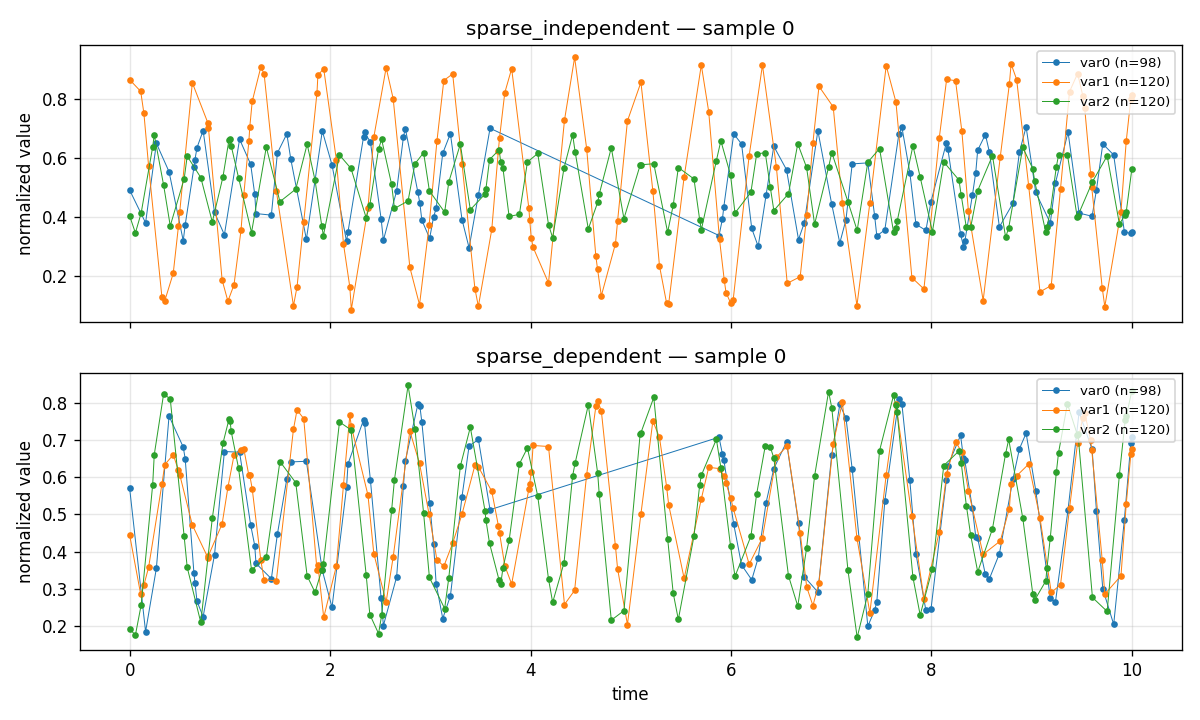

This chart was generated by the following Python code:
"""Smoke-test plot: one sample per regime, overlaying all variates with
async timestamps and the forbidden long-gap interval visible."""

from pathlib import Path

import matplotlib
matplotlib.use("Agg")
import matplotlib.pyplot as plt
import numpy as np
from datasets import load_from_disk

ROOT = Path(__file__).resolve().parent / "data"
SAMPLE_IDX = 0

fig, axes = plt.subplots(2, 1, figsize=(10, 6), sharex=True)

for ax, regime in zip(axes, ("sparse_independent", "sparse_dependent")):
    ds = load_from_disk(str(ROOT / regime / "train"))
    row = ds[SAMPLE_IDX]
    n_obs = row["n_obs_per_var"]
    target = np.array(row["target"], dtype=np.float32)
    ts = np.array(row["timestamp"], dtype=np.float32)

    offsets = np.concatenate([[0], np.cumsum(n_obs)])
    colors = ["tab:blue", "tab:orange", "tab:green"]
    for d, (lo, hi) in enumerate(zip(offsets[:-1], offsets[1:])):
        ax.plot(ts[lo:hi], target[lo:hi], "o-", ms=3, lw=0.6,
                color=colors[d % len(colors)], label=f"var{d} (n={hi - lo})")

    ax.set_title(f"{regime} — sample {SAMPLE_IDX}")
    ax.set_ylabel("normalized value")
    ax.legend(loc="upper right", fontsize=8)
    ax.grid(alpha=0.3)

axes[-1].set_xlabel("time")
out = Path(__file__).resolve().parent / "_smoke_plot.png"
plt.tight_layout()
plt.savefig(out, dpi=120)
print(f"Saved {out}")
